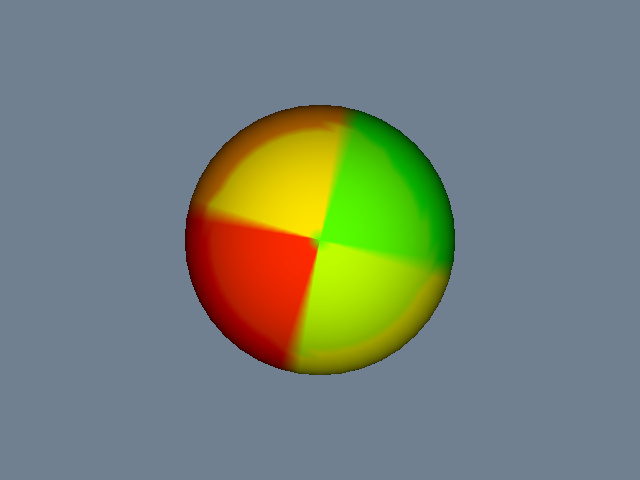

The script that drew this image:
#!/usr/bin/env python

# Dice a sphere into pieces using vtkOBBDicer, which partitions the
# mesh along oriented bounding box splits. Each piece is colored
# differently using the piece index scalar.

# Factory overrides: importing these modules registers the OpenGL rendering
# and interaction style implementations for vtkRenderingCore factory classes.
import vtkmodules.vtkInteractionStyle  # noqa: F401
import vtkmodules.vtkRenderingOpenGL2  # noqa: F401
# VTK pipeline classes used in this example
from vtkmodules.vtkFiltersGeneral import vtkOBBDicer
from vtkmodules.vtkFiltersSources import vtkSphereSource
from vtkmodules.vtkRenderingCore import (
    vtkActor,
    vtkPolyDataMapper,
    vtkRenderWindow,
    vtkRenderWindowInteractor,
    vtkRenderer,
)

# Colors (normalized RGB)
slate_gray_background_rgb = (0.439, 0.502, 0.565)

# Source: generate a high-resolution sphere
sphere = vtkSphereSource()
sphere.SetThetaResolution(40)
sphere.SetPhiResolution(40)

# OBBDicer: split the sphere into approximately 10 pieces
dicer = vtkOBBDicer()
dicer.SetInputConnection(sphere.GetOutputPort())
dicer.SetNumberOfPieces(10)
dicer.SetDiceModeToSpecifiedNumberOfPieces()
dicer.Update()

# Mapper: color each piece by its scalar index
mapper = vtkPolyDataMapper()
mapper.SetInputConnection(dicer.GetOutputPort())
mapper.SetScalarRange(0, dicer.GetNumberOfActualPieces() - 1)

# Actor: assign the mapped geometry
actor = vtkActor()
actor.SetMapper(mapper)

# Renderer: assemble the scene and configure the camera
renderer = vtkRenderer()
renderer.AddActor(actor)
renderer.SetBackground(slate_gray_background_rgb)

# Window: display the rendered scene
render_window = vtkRenderWindow()
render_window.AddRenderer(renderer)
render_window.SetWindowName("obb dicer")
render_window.SetMultiSamples(0)
render_window.SetSize(640, 480)

# Interactor: handle mouse and keyboard events
render_window_interactor = vtkRenderWindowInteractor()
render_window_interactor.SetRenderWindow(render_window)

# Scene: configure the camera
renderer.ResetCamera()

render_window_interactor.Initialize()
render_window_interactor.Start()
